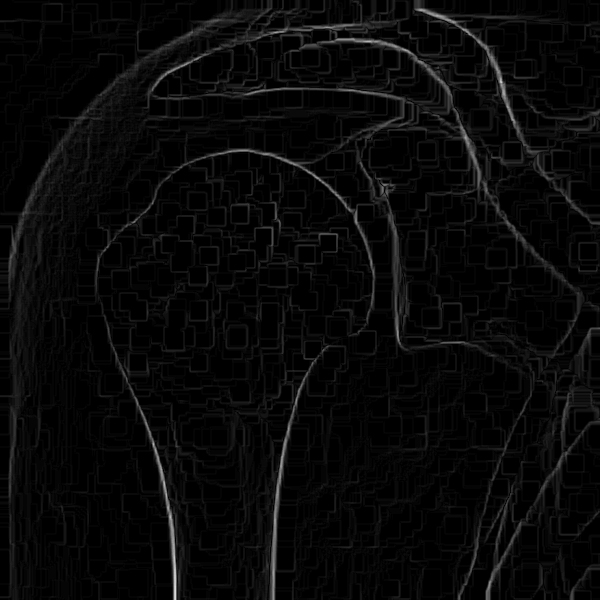
#> input picture W_Nico/images/Epaule_normale4.jpg, 600 x 600 px, found by its file name; its folder holds 5 pictures in this run
$ python seuiller_image.py   (older library calls are emulated)
#> lines starting #> are read from the running program, lines starting #| are printed output that depends on the picture; after the words box and inside, x2 and y2 are one past the last pixel; in counts of white or black regions, pixels touching at a corner belong together

import skimage
from skimage import feature
from scipy import misc
import matplotlib.pyplot as plt
import numpy as np
import matplotlib.image as mpimg
import os
from canny import *


def seuiller(fichier, seuil):

#> called with fichier = 'Epaule_normale4', seuil = 170
	path1 = "D:\W_Nico\images/"
	path = "D:\W_Nico\images\images_seuillees/"

	J = misc.imread(path1 + fichier + '.jpg')
#> J is the input picture: shape (600, 600, 3); min 0, max 219, mean 8.6
	plt.imshow(J, cmap = plt.get_cmap('gray'))
	#plt.savefig(path + fichier + "seuillee" + str(seuil) + '.jpg')
	plt.show()
	J = np.array(J)[:,:,0]
#> J: shape (600, 600)
	cannyse = feature.canny(J, sigma=3)
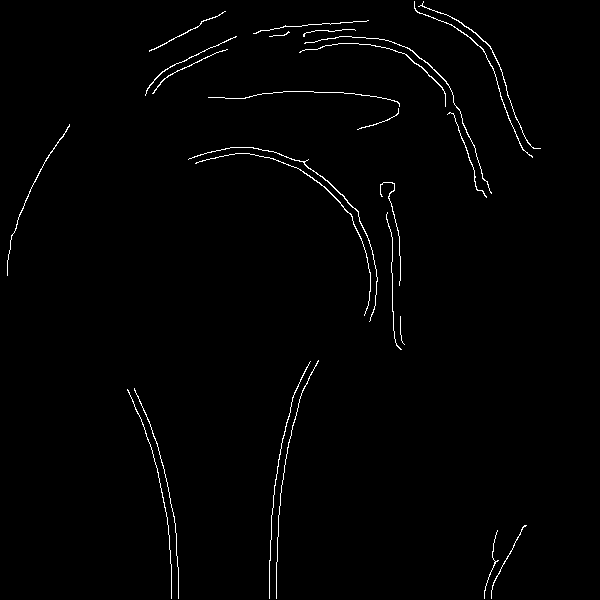
#> cannyse: shape (600, 600) bool; 1.2% white in thin lines or dots, all inside (x1, y1, x2, y2) = (7, 1, 541, 599)
	nx, ny = J.shape
#> nx = 600; ny = 600
	for i in range (nx-1):
		for j in range (ny-1):
			J[i,j]= J[i,j]<seuil
			J[i,j]= J[i,j]* 255
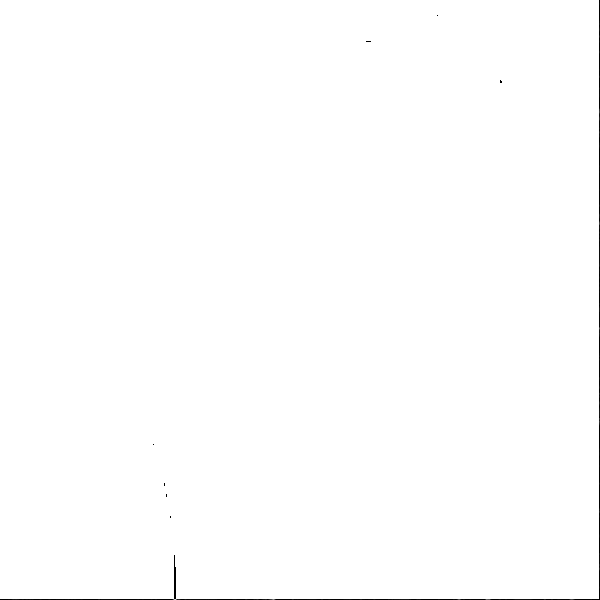
#> J: shape (600, 600); min 0, max 255, mean 254.1


	plt.imshow(J, cmap = plt.get_cmap('gray'))
	#plt.savefig(path + fichier + "seuillee" + str(seuil) + '.jpg')
	plt.show()

	plt.imshow(cannyse, cmap = plt.get_cmap('gray'))
	plt.show()


fichier = "Epaule_normale4"
seuiller (fichier, 170)
